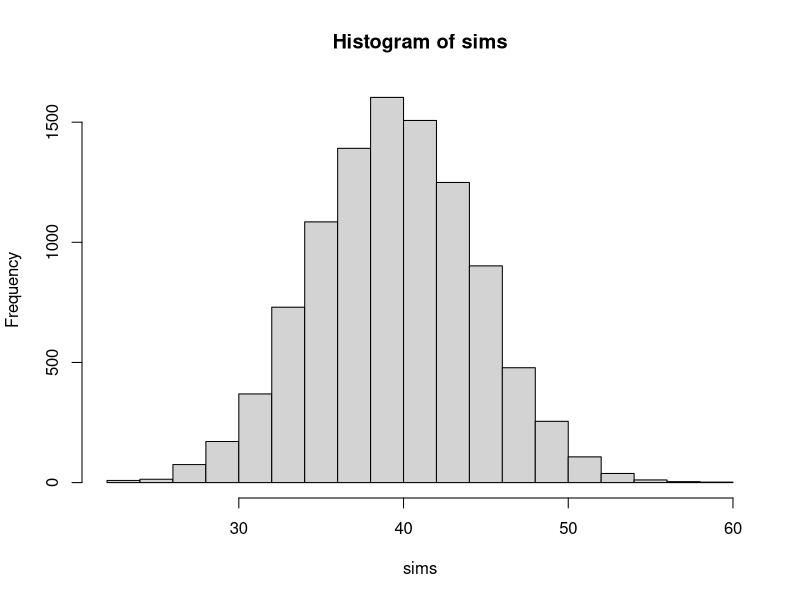
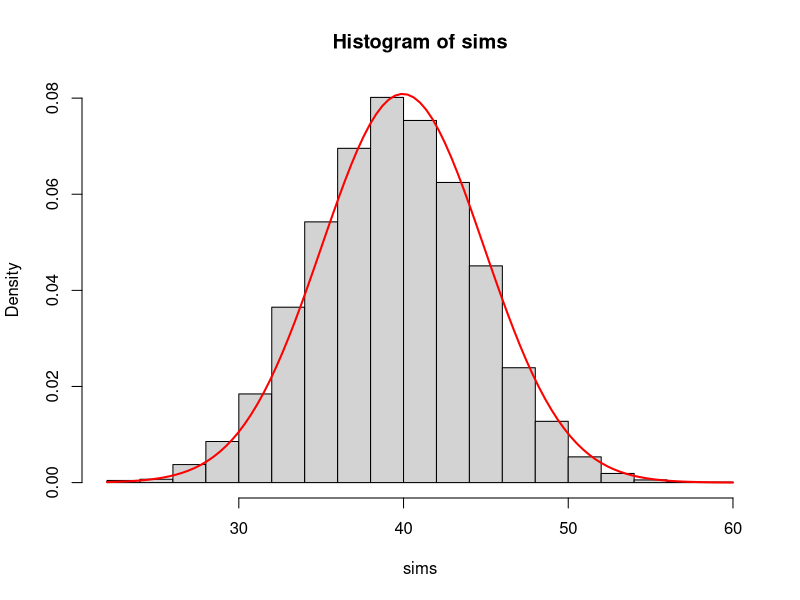
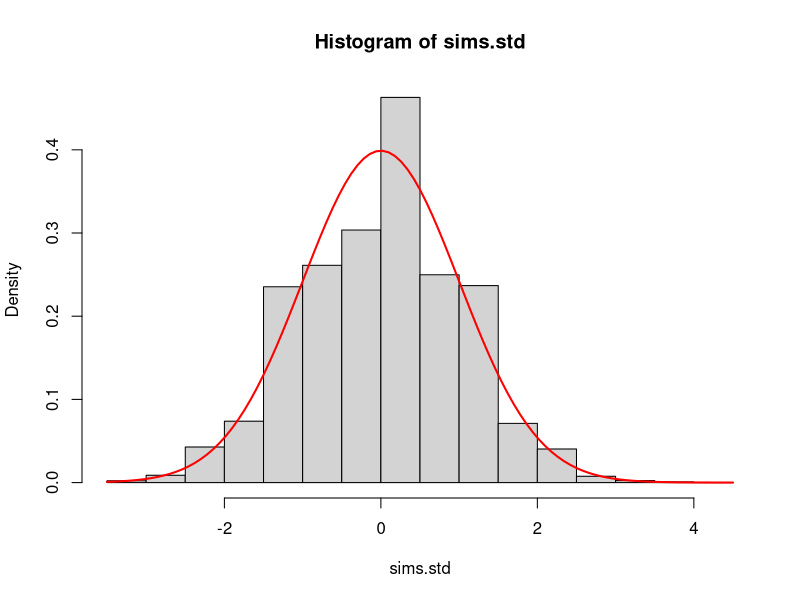

These charts were generated, in order, by the following R code:
trials=100
suc=0.4

nsims=10000
sims=rbinom(nsims, trials, suc)
hist(sims, 20)

#make the area under the histogram euqal to 1
hist(sims, 20, prob=TRUE)

#finding the parameters for the bell curve
#the empirical mean
mu.hat=mean(sims)
#the theoretical mean
mu=trials*suc
#the empirical sd
s=sd(sims)
#the theoretical sd
sigma=sqrt(trials*suc*(1-suc))

#the fitted density
curve(dnorm(x,mu.hat,s), add=TRUE, col="red", lwd=2)
#the approximate density by dML
#curve(dnorm(x,mu,sigma), add=TRUE, col="green", lwd=2)

#same as above, but in standard units
sims.std=(sims-mu.hat)/s
hist(sims.std,20,prob=TRUE)
curve(dnorm(x), add=TRUE, col="red", lwd=2)
